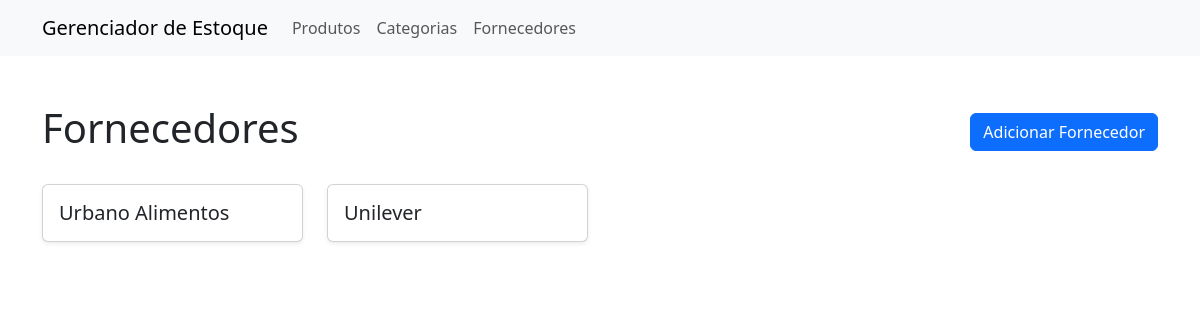
The page /estoque/fornecedores/ on the database as committed earlier.
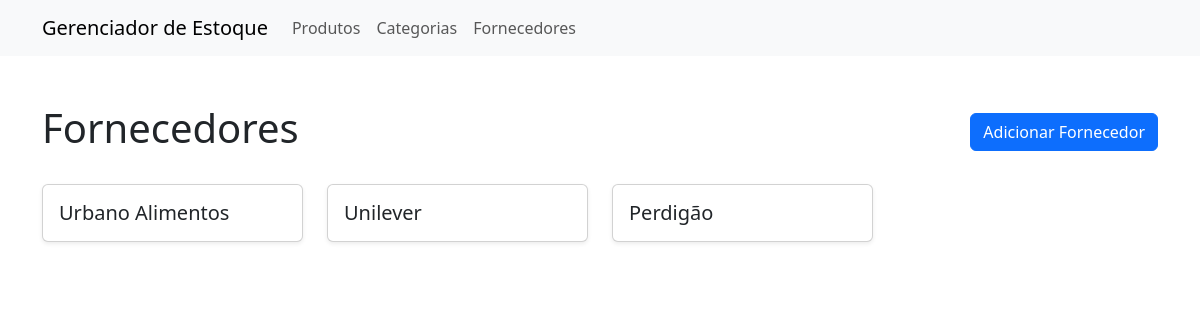
The same page on the database as committed later.
### estoque/models.py (models this page shows)
class Fornecedor(models.Model):
    nome = models.CharField(max_length=250)
    cnpj = models.CharField(max_length=14, unique=True)
    telefone = models.CharField(max_length=11)
    email = models.EmailField(max_length=254, unique=True)
    def __str__(self):
        return self.nome

### estoque/views.py (the view)
# urls.py: path('fornecedores/', FornecedoresView, name="fornecedores"),
def FornecedoresView(request):
    fornecedores = Fornecedor.objects.all()
    context = {'fornecedores': fornecedores}
    return render(request, "fornecedores.html", context)

### estoque/templates/fornecedores.html (shortened to what this page needs)
{% extends 'base.html' %}
{% block content %}
<div class="container my-5">
    <div class="d-flex align-items-center justify-content-between mb-4">
        <h1>Fornecedores</h1>
        <div>
            <a class="btn btn-primary" href="{% url 'fornecedor-add' %}" role="button" style="height: min-content;">Adicionar Fornecedor</a>
        </div>
    </div>
    <div class="row row-cols-1 row-cols-sm-2 row-cols-md-3 row-cols-lg-4 g-4">
        {% for fornecedor in fornecedores %}
        <div class="col">
            <div class="card h-100 shadow-sm">
                <div class="card-body">
                    <h5 class="card-title mb-0">{{fornecedor}}</h5>
                </div>
            </div>
        </div>
        {% endfor %}
    </div>
</div>
{% endblock %}

Rows that differ between the two databases and show on the page:
added Fornecedor: nome "Perdigão"
